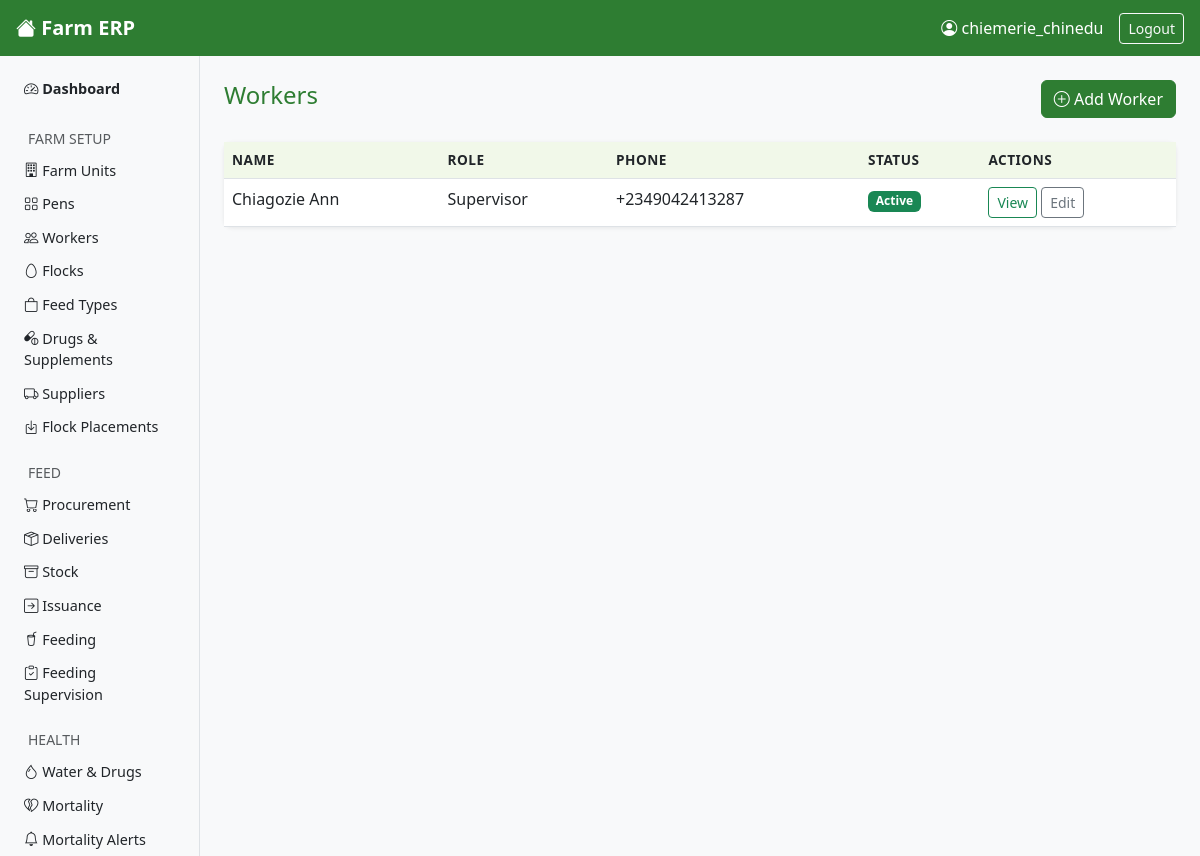
/workers/ (signed in), run on the app's committed database.
### core/models.py (models this page shows, shortened)
class Worker(models.Model):
    ROLE_CHOICES = [
    ('pen_workers', 'Pen Worker'),
    ('supervisor', 'Supervisor'),
    ('store_keeper', 'Store Keeper'),
    ('manager', 'Farm Mamager'),
    ('director','Director'),
    ]
    full_name = models.CharField(max_length=100)
    role = models.CharField(max_length=50, choices = ROLE_CHOICES)
    phone = models.CharField()
    date_joined = models.DateField()
    is_active = models.BooleanField(default=True)

### core/views.py (the view)
# urls.py: path('workers/', views.WorkerListView.as_view(), name='worker-list'),
class WorkerListView(LoginRequiredMixin, ListView):
    model = Worker
    template_name = 'core/worker_list.html'
    context_object_name = 'workers'

### core/templates/core/worker_list.html (shortened to what this page needs)
{% extends 'core/base.html' %}
{% block content %}
<div class="d-flex justify-content-between align-items-center mb-4">
    <h4>Workers</h4>
    <a href="{% url 'worker-create' %}" class="btn btn-success">
        <i class="bi bi-plus-circle"></i> Add Worker
    </a>
</div>
<div class="card">
    <div class="card-body p-0">
        <table class="table table-hover mb-0">
            <thead>
                <tr>
                    <th>Name</th>
                    <th>Role</th>
                    <th>Phone</th>
                    <th>Status</th>
                    <th>Actions</th>
                </tr>
            </thead>
            <tbody>
                {% for worker in workers %}
                <tr>
                    <td>{{ worker.full_name }}</td>
                    <td>{{ worker.get_role_display }}</td>
                    <td>{{ worker.phone|default:"—" }}</td>
                    <td>
                        {% if worker.is_active %}
                            <span class="badge bg-success">Active</span>
                        {% else %}
                            <span class="badge bg-secondary">Inactive</span>
                        {% endif %}
                    </td>
                    <td>
                        <a href="{% url 'worker-detail' worker.pk %}" class="btn btn-sm btn-outline-success">View</a>
                        <a href="{% url 'worker-update' worker.pk %}" class="btn btn-sm btn-outline-secondary">Edit</a>
                    </td>
                </tr>
                {% empty %}
                <tr>
                    <td colspan="5" class="text-center text-muted py-4">No workers found.</td>
                </tr>
                {% endfor %}
            </tbody>
        </table>
    </div>
</div>
{% endblock %}

### core/templates/core/base.html (shortened to what this page needs)
<!DOCTYPE html>
<html lang="en">
<head>
    <link href="https://cdn.jsdelivr.net/npm/bootstrap@5.3.0/dist/css/bootstrap.min.css" rel="stylesheet">
    <link href="https://cdn.jsdelivr.net/npm/bootstrap-icons@1.10.0/font/bootstrap-icons.css" rel="stylesheet">
    {% load static %}
    <link rel="stylesheet" href="{% static 'core/css/main.css' %}">
</head>
<body>
<nav class="navbar navbar-dark bg-success px-3">
    <a class="navbar-brand fw-bold" href="{% url 'dashboard' %}">
        <i class="bi bi-house-fill"></i> Farm ERP
    </a>
    <div class="d-flex align-items-center text-white">
        <span class="me-3"><i class="bi bi-person-circle"></i> {{ request.user.username }}</span>
        <a href="{% url 'logout' %}" class="btn btn-outline-light btn-sm">Logout</a>
    </div>
</nav>
<div class="container-fluid">
    <div class="row">
        <nav class="col-md-2 d-none d-md-block bg-light sidebar py-3 min-vh-100">
            <ul class="nav flex-column">
                <li class="nav-item mb-1">
                    <a class="nav-link text-dark fw-bold" href="{% url 'dashboard' %}">
                        <i class="bi bi-speedometer2"></i> Dashboard
                    </a>
                </li>
                <li class="nav-item mt-3 mb-1">
                    <span class="text-muted small px-3">FARM SETUP</span>
                </li>
                <li class="nav-item">
                    <a class="nav-link text-dark" href="{% url 'farmunit-list' %}">
                        <i class="bi bi-building"></i> Farm Units
                    </a>
                </li>
                <li class="nav-item">
                    <a class="nav-link text-dark" href="{% url 'pen-list' %}">
                        <i class="bi bi-grid"></i> Pens
                    </a>
                </li>
                <li class="nav-item">
                    <a class="nav-link text-dark" href="{% url 'worker-list' %}">
                        <i class="bi bi-people"></i> Workers
                    </a>
                </li>
                <li class="nav-item">
                    <a class="nav-link text-dark" href="{% url 'flock-list' %}">
                        <i class="bi bi-egg"></i> Flocks
                    </a>
                </li>
                <li class="nav-item">
                    <a class="nav-link text-dark" href="{% url 'feedtype-list' %}">
                        <i class="bi bi-bag"></i> Feed Types
                    </a>
                </li>
                <li class="nav-item">
                    <a class="nav-link text-dark" href="{% url 'drugandsupplement-list' %}">
                        <i class="bi bi-capsule-pill"></i> Drugs & Supplements
                    </a>
                </li>
                <li class="nav-item">
                    <a class="nav-link text-dark" href="{% url 'supplier-list' %}">
                        <i class="bi bi-truck"></i> Suppliers
                    </a>
                </li>
                <li class="nav-item">
                    <a class="nav-link text-dark" href="{% url 'flockplacement-list' %}">
                        <i class="bi bi-box-arrow-in-down"></i> Flock Placements
                    </a>
                </li>
                <li class="nav-item mt-3 mb-1">
                    <span class="text-muted small px-3">FEED</span>
                </li>
                <li class="nav-item">
                    <a class="nav-link text-dark" href="{% url 'feedprocurement-list' %}">
                        <i class="bi bi-cart"></i> Procurement
                    </a>
                </li>
                <li class="nav-item">
                    <a class="nav-link text-dark" href="{% url 'feeddelivery-list' %}">
                        <i class="bi bi-box-seam"></i> Deliveries
                    </a>
                </li>
                <li class="nav-item">
                    <a class="nav-link text-dark" href="{% url 'feedstock-list' %}">
                        <i class="bi bi-archive"></i> Stock
                    </a>
                </li>
                <li class="nav-item">
                    <a class="nav-link text-dark" href="{% url 'feedissuance-list' %}">
                        <i class="bi bi-arrow-right-square"></i> Issuance
                        </a>
                </li>
                <li class="nav-item">
                    <a class="nav-link text-dark" href="{% url 'penfeedingactivity-list' %}">
                        <i class="bi bi-cup-straw"></i> Feeding
                    </a>
                </li>
                <li class="nav-item">
                    <a class="nav-link text-dark" href="{% url 'penfeedingsupervision-list' %}">
                        <i class="bi bi-clipboard-check"></i> Feeding Supervision
                    </a>
                </li>
                <li class="nav-item mt-3 mb-1">
                    <span class="text-muted small px-3">HEALTH</span>
                </li>
                <li class="nav-item">
                    <a class="nav-link text-dark" href="{% url 'watertreatmentlog-list' %}">
                        <i class="bi bi-droplet"></i> Water & Drugs
                    </a>
                </li>
                <li class="nav-item">
                    <a class="nav-link text-dark" href="{% url 'mortalityrecord-list' %}">
                        <i class="bi bi-heartbreak"></i> Mortality
                    </a>
                </li>
                <li class="nav-item">
                    <a class="nav-link text-dark" href="{% url 'mortalityalert-list' %}">
                        <i class="bi bi-bell"></i> Mortality Alerts
                    </a>
                </li>
            </ul>
        </nav>
        <main class="col-md-10 ms-sm-auto px-4 py-4">
            {% block content %}
            {% endblock %}
        </main>
    </div>
</div>
</body>
</html>

### core/templates/core/css/main.css (style rules this page uses)
body { font-family: 'Segoe UI', sans-serif; background-color: #f8f9fa; }
.sidebar { position: sticky; top: 0; height: 100vh; overflow-y: auto; border-right: 1px solid #dee2e6; }
.sidebar .nav-link { padding: 6px 12px; border-radius: 4px; font-size: 0.9rem; }
.card { border: none; box-shadow: 0 1px 4px rgba(0,0,0,0.08); border-radius: 8px; }
.table th { background-color: #f1f8e9; font-size: 0.85rem; text-transform: uppercase; letter-spacing: 0.5px; }
.btn-success { background-color: #2e7d32; border-color: #2e7d32; }
.navbar { background-color: #2e7d32 !important; }
h4, h5 { color: #2e7d32; }

### data on the page
Worker: full_name "Chiagozie Ann", role "Supervisor", phone "+2349042413287", is_active "Active"

### other printed values
{{ request.user.username }} "chiemerie_chinedu"
